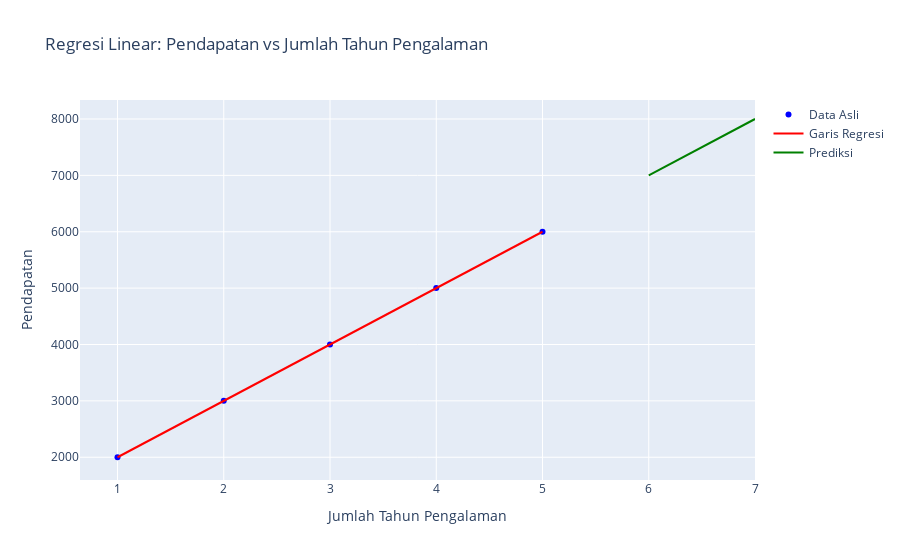

Source (notebook cell):
### Code cell
import numpy as np
import plotly.graph_objs as go
from sklearn.linear_model import LinearRegression

# Contoh data pendapatan dan jumlah tahun pengalaman
years_of_experience = np.array([1, 2, 3, 4, 5])
income = np.array([2000, 3000, 4000, 5000, 6000])

# Mengubah bentuk data agar sesuai dengan format yang diterima oleh model
X = years_of_experience.reshape(-1, 1)

# Inisialisasi dan melatih model regresi linear
model = LinearRegression()
model.fit(X, income)

# Membuat prediksi menggunakan model untuk jumlah tahun pengalaman 6 dan 7
tahun_pengalaman_prediksi = np.array([6, 7]).reshape(-1, 1)
pendapatan_prediksi = model.predict(tahun_pengalaman_prediksi)

# Membuat data untuk plot
trace_data = go.Scatter(x=years_of_experience, y=income, mode='markers', name='Data Asli', marker=dict(color='blue'))
trace_regresi = go.Scatter(x=years_of_experience, y=model.predict(X), mode='lines', name='Garis Regresi', line=dict(color='red'))
trace_prediksi = go.Scatter(x=tahun_pengalaman_prediksi.flatten(), y=pendapatan_prediksi, mode='lines', name='Prediksi', marker=dict(color='green'))

layout = go.Layout(title='Regresi Linear: Pendapatan vs Jumlah Tahun Pengalaman',
                   xaxis=dict(title='Jumlah Tahun Pengalaman'),
                   yaxis=dict(title='Pendapatan'))

# Menggabungkan data dan layout menjadi objek fig
fig = go.Figure(data=[trace_data, trace_regresi, trace_prediksi], layout=layout)

# Menampilkan plot
fig.show()

### Figure 1 — Plotly figure (JSON) as saved in the notebook; plotly's stock layout.template omitted (floating-point values rounded to 4 significant figures)
{"data": [{"marker": {"color": "blue"}, "mode": "markers", "name": "Data Asli", "type": "scatter", "x": [1, 2, 3, 4, 5], "y": [2000, 3000, 4000, 5000, 6000]}, {"line": {"color": "red"}, "mode": "lines", "name": "Garis Regresi", "type": "scatter", "x": [1, 2, 3, 4, 5], "y": [2000.0, 3000, 4000, 5000, 6000]}, {"marker": {"color": "green"}, "mode": "lines", "name": "Prediksi", "type": "scatter", "x": [6, 7], "y": [7000, 8000]}], "layout": {"title": {"text": "Regresi Linear: Pendapatan vs Jumlah Tahun Pengalaman"}, "xaxis": {"title": {"text": "Jumlah Tahun Pengalaman"}}, "yaxis": {"title": {"text": "Pendapatan"}}}}
